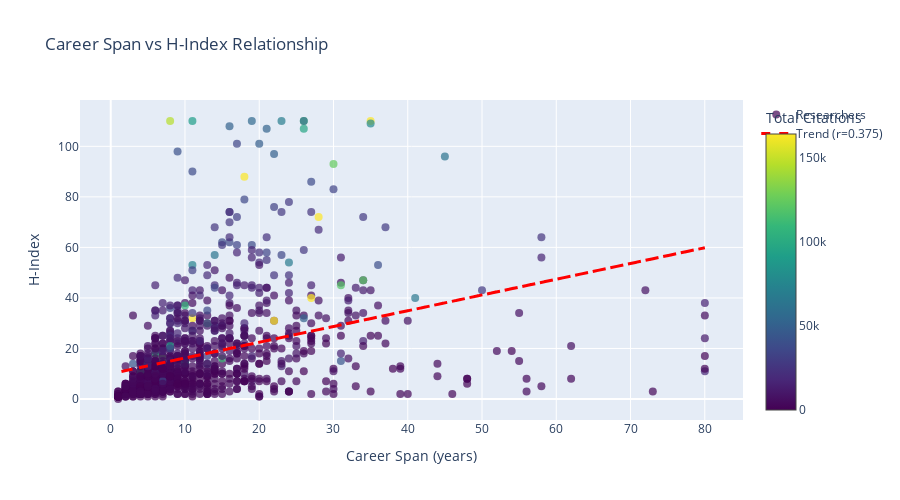
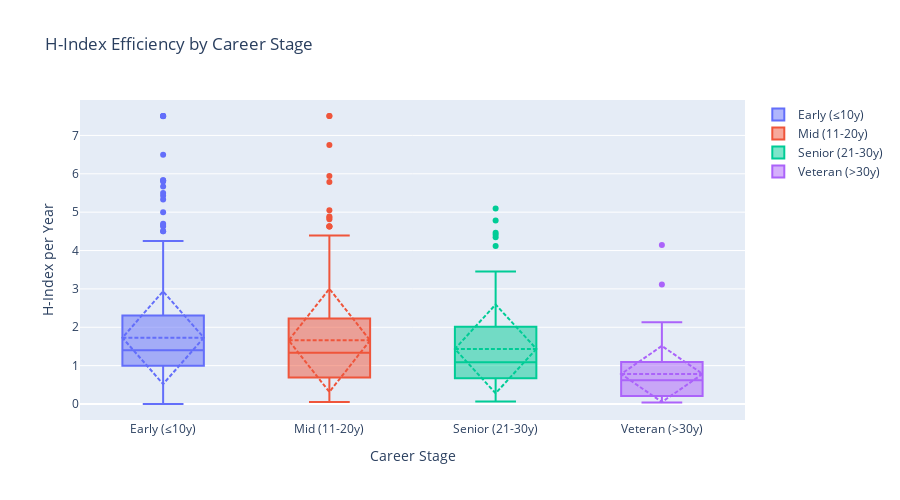
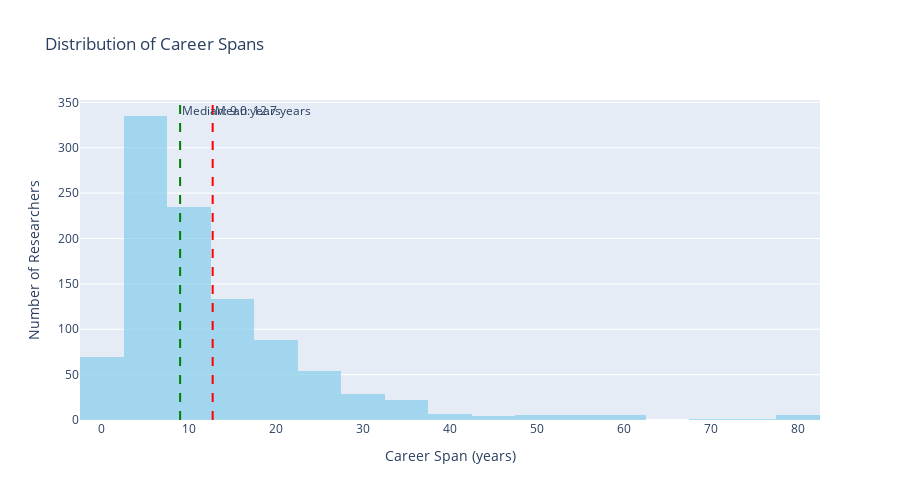
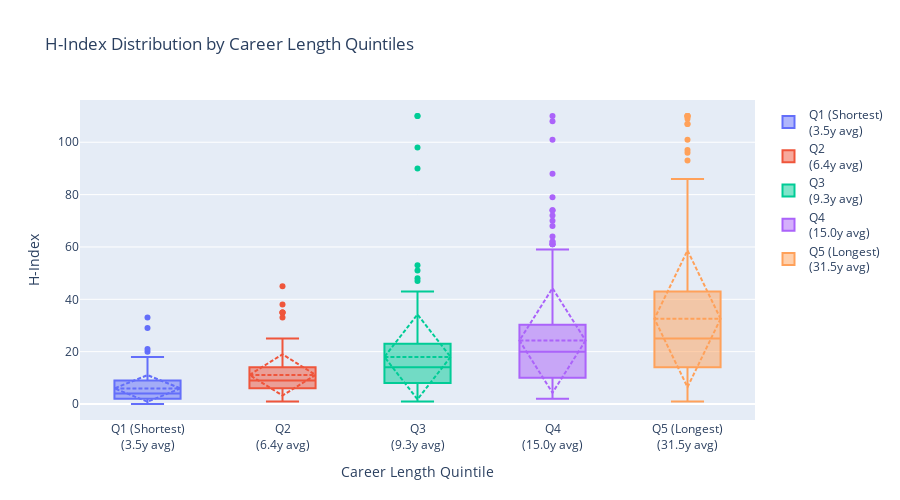

Notebook source saved alongside these figures, in order:
### Code cell
# Career Span vs H-Index Factor Analysis
print("🗓️ CAREER SPAN vs H-INDEX FACTOR ANALYSIS")
print("=" * 60)

# Calculate correlation
correlation_career = pearsonr(df_clean['career_span'], df_clean['h_index'])
spearman_career = spearmanr(df_clean['career_span'], df_clean['h_index'])

print(f"📊 Correlation Analysis:")
print(f"   Pearson correlation: r = {correlation_career[0]:.3f}, p = {correlation_career[1]:.2e}")
print(f"   Spearman correlation: ρ = {spearman_career[0]:.3f}, p = {spearman_career[1]:.2e}")

# 1. Career Span vs H-Index Scatter Plot
print("\n📊 1. CAREER SPAN vs H-INDEX SCATTER PLOT")
fig1 = go.Figure()

fig1.add_trace(
    go.Scatter(x=df_clean['career_span'], y=df_clean['h_index'],
               mode='markers',
               marker=dict(size=8, opacity=0.7, color=df_clean['total_citation_count'],
                          colorscale='Viridis', showscale=True, colorbar=dict(title="Total Citations")),
               text=df_clean['name'] if 'name' in df_clean.columns else None,
               hovertemplate='<b>%{text}</b><br>Career Span: %{x} years<br>H-Index: %{y}<br>Citations: %{marker.color}<extra></extra>',
               name='Researchers')
)

# Add regression line
z = np.polyfit(df_clean['career_span'], df_clean['h_index'], 1)
p = np.poly1d(z)
fig1.add_trace(
    go.Scatter(x=df_clean['career_span'], y=p(df_clean['career_span']),
               mode='lines', name=f'Trend (r={correlation_career[0]:.3f})',
               line=dict(color='red', dash='dash', width=3))
)

fig1.update_layout(
    title="Career Span vs H-Index Relationship",
    xaxis_title="Career Span (years)",
    yaxis_title="H-Index",
    height=500,
    showlegend=True
)
fig1.show()

# 2. H-Index Efficiency by Career Stage
print("\n📊 2. H-INDEX EFFICIENCY BY CAREER STAGE")
career_stages = ['Early (≤10y)', 'Mid (11-20y)', 'Senior (21-30y)', 'Veteran (>30y)']
fig2 = go.Figure()

for stage in career_stages:
    stage_data = df_clean[df_clean['career_stage'] == stage]['h_index_per_year']
    fig2.add_trace(
        go.Box(y=stage_data.dropna(), name=stage, boxmean='sd')
    )

fig2.update_layout(
    title="H-Index Efficiency by Career Stage",
    xaxis_title="Career Stage",
    yaxis_title="H-Index per Year",
    height=500
)
fig2.show()

# 3. Career Span Distribution
print("\n📊 3. CAREER SPAN DISTRIBUTION")
fig3 = go.Figure()

fig3.add_trace(
    go.Histogram(x=df_clean['career_span'], 
                nbinsx=30, 
                opacity=0.7,
                marker_color='skyblue',
                name='Career Span Distribution')
)

fig3.add_vline(x=df_clean['career_span'].mean(), line_dash="dash", line_color="red",
               annotation_text=f"Mean: {df_clean['career_span'].mean():.1f} years")
fig3.add_vline(x=df_clean['career_span'].median(), line_dash="dash", line_color="green",
               annotation_text=f"Median: {df_clean['career_span'].median():.1f} years")

fig3.update_layout(
    title="Distribution of Career Spans",
    xaxis_title="Career Span (years)",
    yaxis_title="Number of Researchers",
    height=500
)
fig3.show()

# 4. H-Index Growth Patterns by Career Quintiles
print("\n📊 4. H-INDEX PATTERNS BY CAREER QUINTILES")
career_quintiles = pd.qcut(df_clean['career_span'], 5, labels=['Q1 (Shortest)', 'Q2', 'Q3', 'Q4', 'Q5 (Longest)'])
df_clean['career_quintile'] = career_quintiles

fig4 = go.Figure()

for i, quintile in enumerate(['Q1 (Shortest)', 'Q2', 'Q3', 'Q4', 'Q5 (Longest)']):
    quintile_data = df_clean[career_quintiles == quintile]['h_index']
    avg_career = df_clean[career_quintiles == quintile]['career_span'].mean()
    
    fig4.add_trace(
        go.Box(y=quintile_data, 
               name=f'{quintile}<br>({avg_career:.1f}y avg)',
               boxmean='sd')
    )

fig4.update_layout(
    title="H-Index Distribution by Career Length Quintiles",
    xaxis_title="Career Length Quintile",
    yaxis_title="H-Index",
    height=500
)
fig4.show()

# Identify exceptional cases
print("\n🎯 EXCEPTIONAL CAREER PATTERNS:")
print("-" * 50)

# High H-Index efficiency (H-Index per year)
high_efficiency = df_clean.nlargest(10, 'h_index_per_year')[['name', 'career_span', 'h_index', 'h_index_per_year', 'total_paper_count']] if 'name' in df_clean.columns else df_clean.nlargest(10, 'h_index_per_year')[['career_span', 'h_index', 'h_index_per_year', 'total_paper_count']]
print("🚀 TOP 10 MOST EFFICIENT CAREERS (H-Index per Year):")
print(high_efficiency.round(2))

# Veteran researchers with exceptional sustained performance
veterans = df_clean[df_clean['career_span'] >= 30]
if len(veterans) > 0:
    top_veterans = veterans.nlargest(5, 'h_index')[['name', 'career_span', 'h_index', 'papers_per_year', 'citations_per_paper']] if 'name' in veterans.columns else veterans.nlargest(5, 'h_index')[['career_span', 'h_index', 'papers_per_year', 'citations_per_paper']]
    print(f"\n🏆 TOP VETERAN RESEARCHERS (≥30 years career):")
    print(top_veterans.round(2))

# Young achievers with remarkable H-Index
young_achievers = df_clean[df_clean['career_span'] <= 15]
if len(young_achievers) > 0:
    top_young = young_achievers.nlargest(5, 'h_index')[['name', 'career_span', 'h_index', 'papers_per_year', 'citations_per_paper']] if 'name' in young_achievers.columns else young_achievers.nlargest(5, 'h_index')[['career_span', 'h_index', 'papers_per_year', 'citations_per_paper']]
    print(f"\n⭐ TOP YOUNG ACHIEVERS (≤15 years career):")
    print(top_young.round(2))

# Career span insights analysis
print(f"\n💡 CAREER SPAN UNIQUE INSIGHTS:")
print("-" * 40)

# Calculate career stage performance metrics
for stage in df_clean['career_stage'].cat.categories:
    stage_data = df_clean[df_clean['career_stage'] == stage]
    if len(stage_data) > 5:
        avg_h_per_year = stage_data['h_index_per_year'].mean()
        avg_h_index = stage_data['h_index'].mean()
        avg_papers_per_year = stage_data['papers_per_year'].mean()
        
        print(f"\n{stage}:")
        print(f"  • Average H-Index: {avg_h_index:.1f}")
        print(f"  • H-Index efficiency: {avg_h_per_year:.2f} per year")
        print(f"  • Publication rate: {avg_papers_per_year:.1f} papers/year")
        print(f"  • Count: {len(stage_data)} researchers")

print(f"\n🔍 WHAT CAREER SPAN REVEALS BEYOND H-INDEX:")
print("-" * 50)
print("1. 📈 RESEARCH SUSTAINABILITY: Long careers indicate sustained productivity")
print("2. 🎯 EFFICIENCY PATTERNS: Some achieve high H-Index faster than others")
print("3. 🌟 FIELD EVOLUTION: Veteran researchers witnessed multiple paradigm shifts")
print("4. 🚀 EARLY IMPACT: Young achievers demonstrate exceptional research quality")
print("5. 📊 CUMULATIVE ADVANTAGE: Longer careers allow for compound citation growth")
print("6. 🔄 ADAPTATION ABILITY: Extended careers show adaptability to field changes")

# Statistical analysis of career patterns
print(f"\n📊 STATISTICAL INSIGHTS:")
print("-" * 30)
print(f"• Career span explains {correlation_career[0]**2:.1%} of H-Index variance")
print(f"• Each additional career year correlates with +{np.polyfit(df_clean['career_span'], df_clean['h_index'], 1)[0]:.2f} H-Index points")
print(f"• Optimal career efficiency occurs in {df_clean.loc[df_clean['h_index_per_year'].idxmax(), 'career_stage']} stage")
print(f"• {len(df_clean[df_clean['h_index_per_year'] > df_clean['h_index_per_year'].quantile(0.9)])} researchers show exceptional H-Index efficiency")

### Figure 1 — Plotly figure (JSON) as saved in the notebook; plotly's stock layout.template omitted (floating-point values rounded to 4 significant figures; data arrays with more than 128 entries replaced by an {"elided": "..."} marker saying what was removed)
{"data": [{"hovertemplate": "<b>%{text}</b><br>Career Span: %{x} years<br>H-Index: %{y}<br>Citations: %{marker.color}<extra></extra>", "marker": {"color": {"elided": "999 float values"}, "colorbar": {"title": {"text": "Total Citations"}}, "colorscale": [[0, "#440154"], [0.1111, "#482878"], [0.2222, "#3e4989"], [0.3333, "#31688e"], [0.4444, "#26828e"], [0.5556, "#1f9e89"], [0.6667, "#35b779"], [0.7778, "#6ece58"], [0.8889, "#b5de2b"], [1, "#fde725"]], "opacity": 0.7, "showscale": true, "size": 8}, "mode": "markers", "name": "Researchers", "text": {"elided": "999 str values"}, "type": "scatter", "x": {"elided": "999 float values"}, "y": {"elided": "999 float values"}}, {"line": {"color": "red", "dash": "dash", "width": 3}, "mode": "lines", "name": "Trend (r=0.375)", "type": "scatter", "x": {"elided": "999 float values"}, "y": {"elided": "999 float values"}}], "layout": {"height": 500, "showlegend": true, "title": {"text": "Career Span vs H-Index Relationship"}, "xaxis": {"title": {"text": "Career Span (years)"}}, "yaxis": {"title": {"text": "H-Index"}}}}

### Figure 2 — Plotly figure (JSON) as saved in the notebook; plotly's stock layout.template omitted (floating-point values rounded to 4 significant figures; data arrays with more than 128 entries replaced by an {"elided": "..."} marker saying what was removed)
{"data": [{"boxmean": "sd", "name": "Early (≤10y)", "type": "box", "y": {"elided": "569 float values"}}, {"boxmean": "sd", "name": "Mid (11-20y)", "type": "box", "y": {"elided": "262 float values"}}, {"boxmean": "sd", "name": "Senior (21-30y)", "type": "box", "y": [0.125, 0.4, 0.8276, 0.3333, 3.185, 1.667, 0.8696, 0.8095, 4.783, 0.2273, 1.167, 1.81, 1.111, 4.462, 0.8519, 1.19, 1.857, 2.042, 2.25, 0.9259, 1, 1.75, 1.143, 0.28, 2.478, 2.741, 4.115, 0.381, 2.767, 1.08, 0.6667, 0.3043, 0.8148, 2.095, 0.2, 3.048, 0.64, 0.5652, 1.32, 0.8889, 1.519, 0.84, 0.125, 0.1333, 0.9259, 0.125, 0.9545, 1.269, 2.393, 1.042, 0.72, 1.481, 0.3667, 0.7143, 2.269, 0.06667, 0.9091, 5.095, 0.1034, 2.619, 1.625, 3.217, 0.6923, 0.1364, 1.619, 0.6522, 1.393, 1, 1.409, 1.231, 0.7308, 0.8571, 1.103, 1.16, 0.92, 0.4583, 2.095, 1.409, 3.455, 0.4231, 0.1818, 0.7586, 1.179, 1.864, 2.762, 0.07407, 3.1, 2.227, 1.091, 3.25, 1.083, 1.917, 0.7037, 0.2414, 0.6087, 2.571, 1.4, 4.409, 4.346]}, {"boxmean": "sd", "name": "Veteran (>30y)", "type": "box", "y": [0.1832, 0.05357, 0.2099, 0.7143, 0.775, 1.229, 0.4839, 0.9756, 0.6765, 0.08571, 0.3077, 0.3519, 0.86, 0.1515, 0.1667, 0.2727, 0.3182, 0.9355, 1.25, 0.0411, 1.333, 1, 0.6176, 0.9688, 0.1134, 1.103, 0.04348, 0.08621, 1, 0.1429, 1.806, 0.05128, 1.484, 2.118, 0.129, 4.143, 0.8065, 3.114, 0.6944, 0.05, 0.9655, 0.8378, 1.265, 0.3939, 1.094, 0.6182, 1.838, 1.028, 0.3654, 0.125, 1.219, 0.4419, 0.15, 0.1667, 1.062, 0.5946, 0.2045, 0.3387, 1.472, 2.133, 0.3333, 1.452, 0.5972, 0.3158, 0.287, 0.5806, 1.382, 0.5, 1.382]}], "layout": {"height": 500, "title": {"text": "H-Index Efficiency by Career Stage"}, "xaxis": {"title": {"text": "Career Stage"}}, "yaxis": {"title": {"text": "H-Index per Year"}}}}

### Figure 3 — Plotly figure (JSON) as saved in the notebook; plotly's stock layout.template omitted (floating-point values rounded to 4 significant figures; data arrays with more than 128 entries replaced by an {"elided": "..."} marker saying what was removed)
{"data": [{"marker": {"color": "skyblue"}, "name": "Career Span Distribution", "nbinsx": 30, "opacity": 0.7, "type": "histogram", "x": {"elided": "999 float values"}}], "layout": {"annotations": [{"showarrow": false, "text": "Mean: 12.7 years", "x": 12.74, "xanchor": "left", "xref": "x", "y": 1, "yanchor": "top", "yref": "y domain"}, {"showarrow": false, "text": "Median: 9.0 years", "x": 9, "xanchor": "left", "xref": "x", "y": 1, "yanchor": "top", "yref": "y domain"}], "height": 500, "shapes": [{"line": {"color": "red", "dash": "dash"}, "type": "line", "x0": 12.74, "x1": 12.74, "xref": "x", "y0": 0, "y1": 1, "yref": "y domain"}, {"line": {"color": "green", "dash": "dash"}, "type": "line", "x0": 9, "x1": 9, "xref": "x", "y0": 0, "y1": 1, "yref": "y domain"}], "title": {"text": "Distribution of Career Spans"}, "xaxis": {"title": {"text": "Career Span (years)"}}, "yaxis": {"title": {"text": "Number of Researchers"}}}}

### Figure 4 — Plotly figure (JSON) as saved in the notebook; plotly's stock layout.template omitted (floating-point values rounded to 4 significant figures; data arrays with more than 128 entries replaced by an {"elided": "..."} marker saying what was removed)
{"data": [{"boxmean": "sd", "name": "Q1 (Shortest)<br>(3.5y avg)", "type": "box", "y": {"elided": "254 int values"}}, {"boxmean": "sd", "name": "Q2<br>(6.4y avg)", "type": "box", "y": {"elided": "150 int values"}}, {"boxmean": "sd", "name": "Q3<br>(9.3y avg)", "type": "box", "y": {"elided": "199 float values"}}, {"boxmean": "sd", "name": "Q4<br>(15.0y avg)", "type": "box", "y": {"elided": "209 int values"}}, {"boxmean": "sd", "name": "Q5 (Longest)<br>(31.5y avg)", "type": "box", "y": {"elided": "187 float values"}}], "layout": {"height": 500, "title": {"text": "H-Index Distribution by Career Length Quintiles"}, "xaxis": {"title": {"text": "Career Length Quintile"}}, "yaxis": {"title": {"text": "H-Index"}}}}
